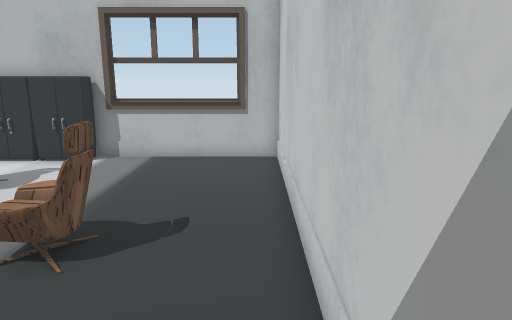
view 1 (above)

15 first-person views from a walk through a 3-D level made in the Unity game engine. The camera is 1.4 m above the floor, tilts 12° down and sees 70° across. The floor is counted in squares, 0.5 m on a side. Each view is taken from the middle of a square. On the plan, view 1 faces up. The plan holds only what a view shows up to about 20 squares ahead; the rest is blank. The player character is not drawn. Some surface patterns are stand-ins.

view 2
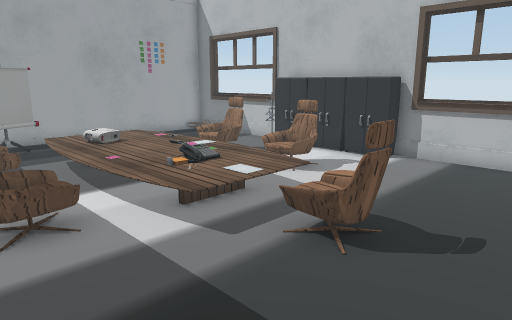

view 3
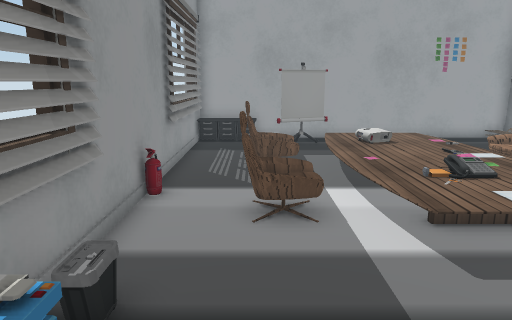

view 4
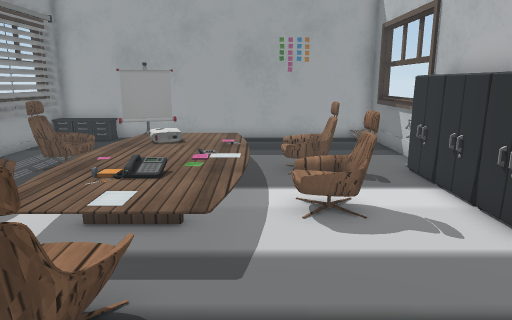

view 5
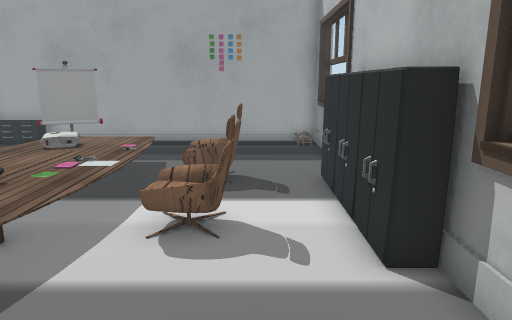

view 6
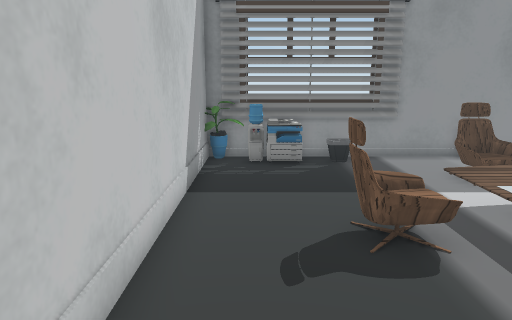

view 7
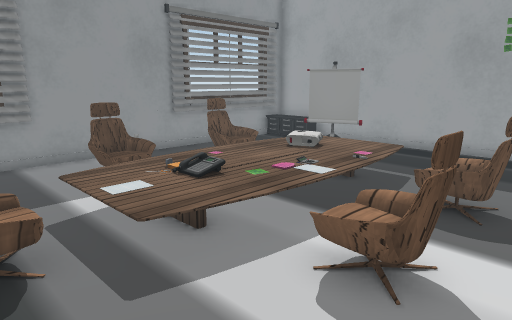

view 8
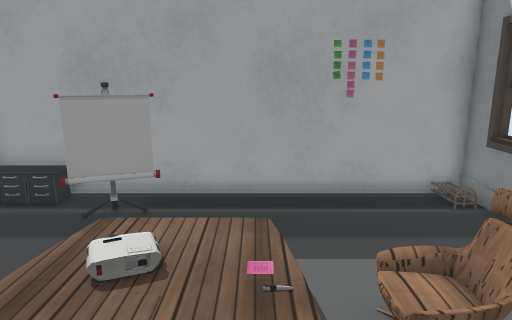

view 9
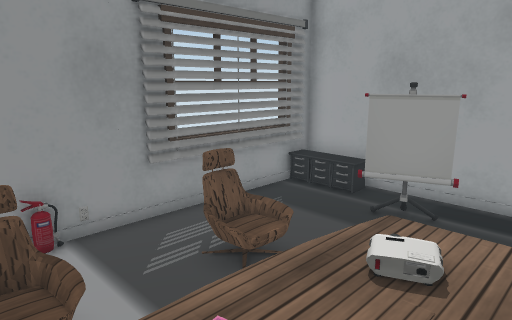

view 10
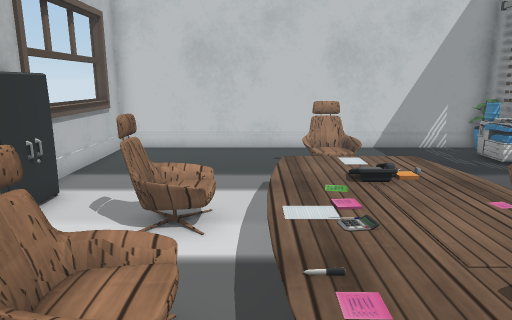

view 11
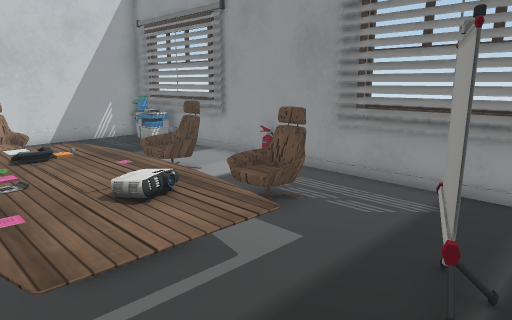

view 12
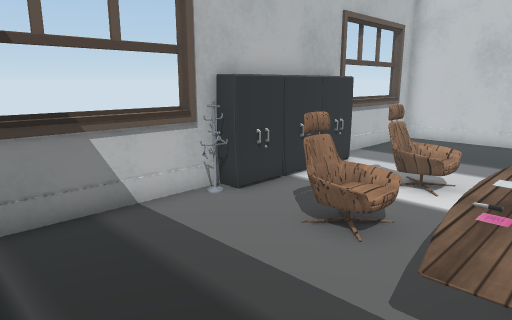

view 13
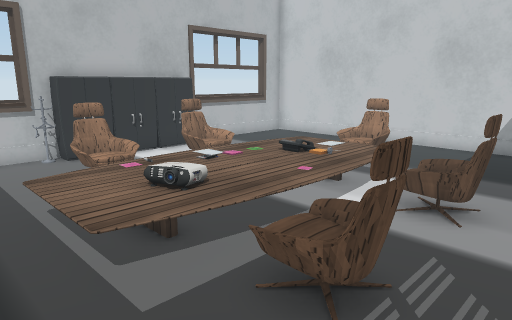

view 14
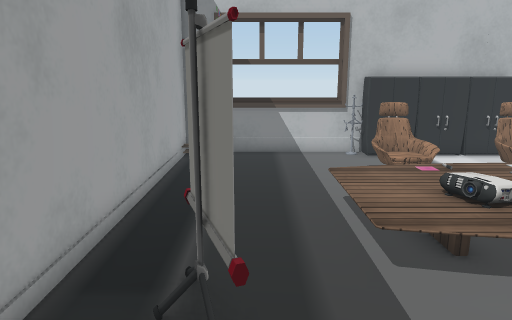

view 15
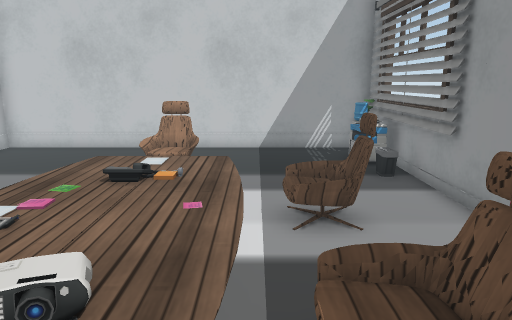

### Floor plan
Key: @ floor where view 1 was taken; # wall or solid block; . main floor; : floor 0.5 m higher than the main floor; / step, stairs or slope; = window, fence, low wall or low ledge; C closet; H chair; P printer; E fire extinguisher; O other object.
Columns run from 19 left of view 1 to 1 right of it. Each row starts with its distance up from view 1.
 14  ##===########=====##
 13 #  ... CCCCCCC......#
 12 #...................#
 11 #......H...H........#
 10 #.#....HH..H........#
  9 #......OO./O........#
  8 #.......///.........#
  7 #....:::::::::......#
  6 #....:::::::::.OH...#
  5 #....::/::::::.OH...#
  4 #.O..::/::::::......#
  3 #.OO....///.........#
  2 #..O...O/..OO.......#
  1 #O.....H/..HH.......#
  0 #O.................@#
 -1 #O.............OPPPO#
 -2 ##########E###O###OO#
 -3 #

Where each view was taken, in squares from view 1:
view 1: 0 up, 0 right, facing up
view 2: 0 up, 0 right, facing up-left
view 3: 1 up, 0 right, facing left
view 4: 8 up, 0 right, facing left
view 5: 11 up, 1 left, facing left
view 6: 12 up, 1 left, facing down
view 7: 12 up, 3 left, facing down-left
view 8: 7 up, 7 left, facing left
view 9: 7 up, 7 left, facing down-left
view 10: 8 up, 15 left, facing right
view 11: 8 up, 18 left, facing down-right
view 12: 6 up, 18 left, facing up-right
view 13: 1 down, 16 left, facing up-right
view 14: 1 down, 16 left, facing up
view 15: 3 up, 15 left, facing right
